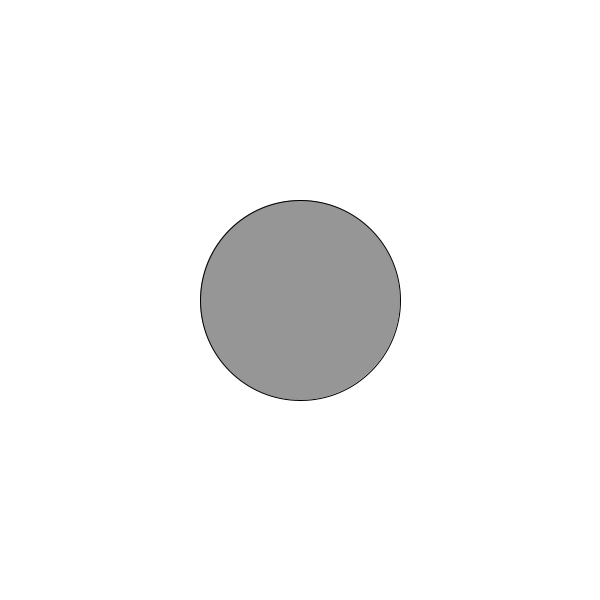
Frame 1 (no input)
Frame 60 (the mouse pressed at the canvas centre just before this capture): identical to frame 1, image omitted
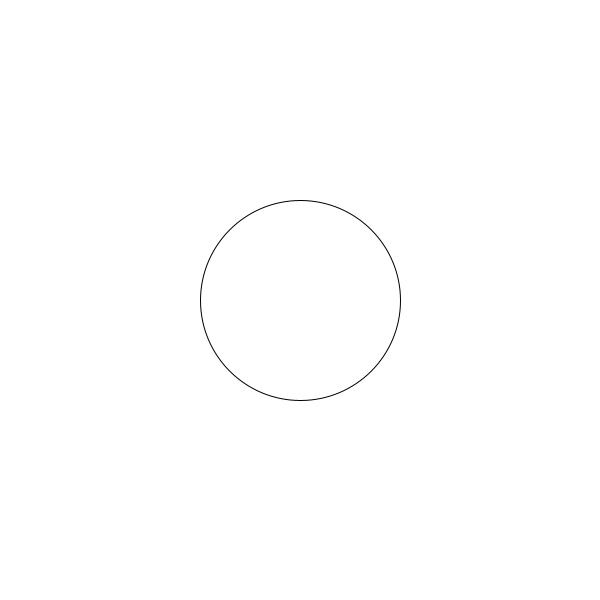
Frame 120 (the mouse held since frame 60 and released just before this capture)

The Processing sketch that drew these frames (run headless with seeded random() and noise(); from frame 60 on, the mouse is pressed at the canvas centre):

// Processing sketch: sketch_3
// ── sketch_3.pde
// this sketch has the ellipse change colors 
// whenever the mouse button is pressed. 

// change the sketch so that the ellipse only changes 
// colors when the mouse is pressed INSIDE the ellipse.
int x = 255;
void setup() {
  size(600, 600);
}

void draw() {
  background(255);
  if (mouseX>width/2-100 && mouseX<width/2+100 && mouseY>height/2-100 & mouseY<height/2+100 && mousePressed) {
    fill(x);
  } else {
    fill(x - 105);
  }

  
  ellipse(width/2, height/2, 200, 200);
}

void mousePressed() {
 if (mouseX > width/2 + 200) {
   x = 150;
 } else {
   x = 255;
  
}
}
